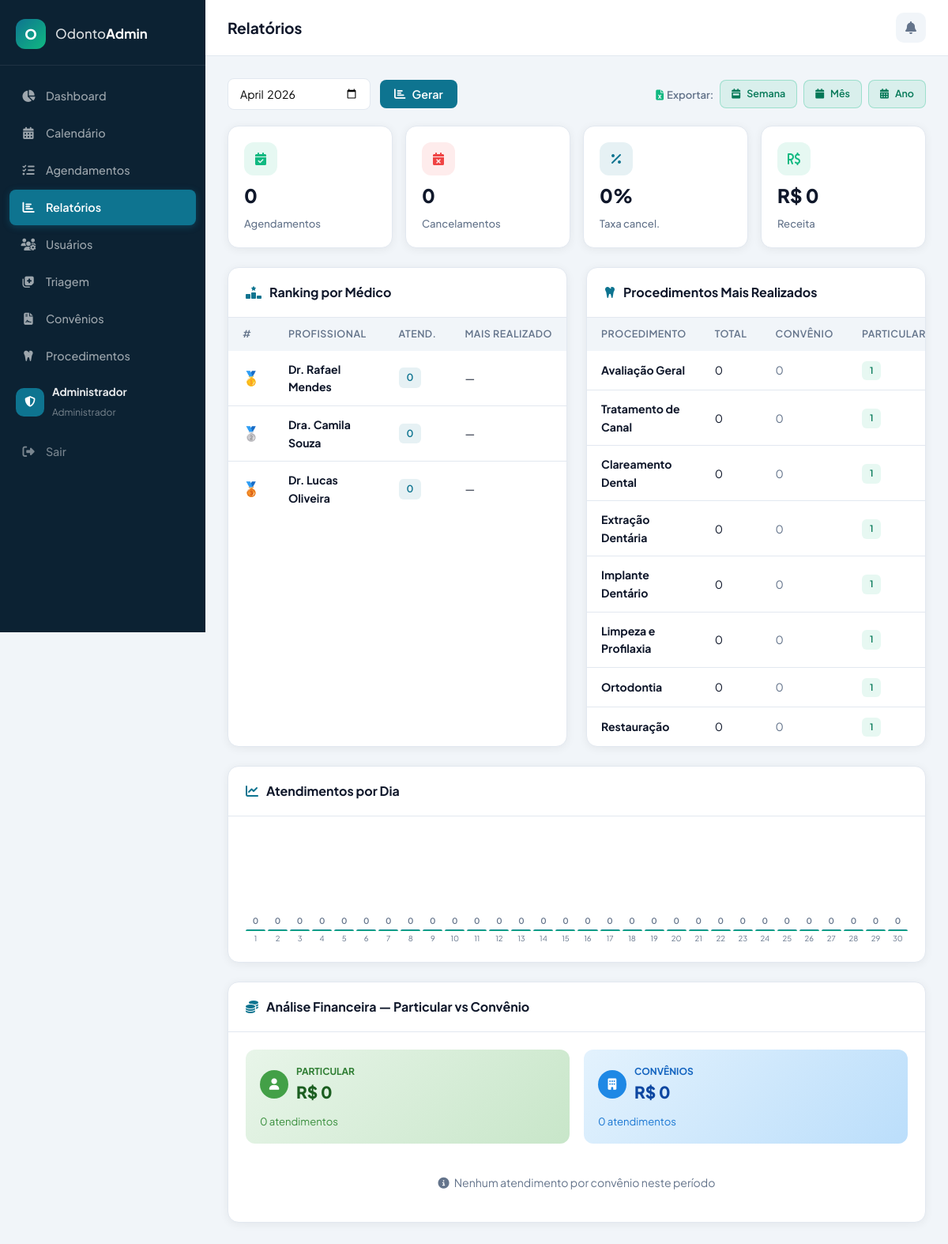
Page /admin/relatorios (signed in) on the committed database.
### tables this page shows
CREATE TABLE profissionais (
            id TEXT PRIMARY KEY,
            nome TEXT NOT NULL,
            cro TEXT NOT NULL,
            foto TEXT,
            bio TEXT,
            ativo INTEGER DEFAULT 1,
            dias TEXT DEFAULT '1,2,3,4,5',
            horario_inicio TEXT DEFAULT '08:00',
            horario_fim TEXT DEFAULT '18:00',
            almoco_inicio TEXT DEFAULT '12:00',
            almoco_fim TEXT DEFAULT '13:00',
            slot_duracao INTEGER DEFAULT 45,
            email TEXT,
            telefone TEXT,
            modo_agenda TEXT DEFAULT 'slots'
        );

CREATE TABLE especialidades (
            id TEXT PRIMARY KEY,
            nome TEXT NOT NULL,
            descricao TEXT,
            icone TEXT DEFAULT 'fa-tooth',
            duracao INTEGER DEFAULT 30,
            preco_min REAL DEFAULT 0,
            preco_max REAL DEFAULT 0,
            requer_pagamento TEXT DEFAULT 'nenhum',
            valor_sinal REAL DEFAULT 0
        );

### app.py (the view)
@app.route("/admin/relatorios")
@admin_required
def admin_relatorios():
    conn = get_db()
    mes_sel = request.args.get("mes", date.today().strftime("%Y-%m"))
    mes_like = mes_sel + "%"
    total = conn.execute(
        "SELECT COUNT(*) FROM agendamentos WHERE data LIKE ? AND status != 'cancelado'", (mes_like,)
    ).fetchone()[0]
    cancelados = conn.execute(
        "SELECT COUNT(*) FROM agendamentos WHERE data LIKE ? AND status='cancelado'", (mes_like,)
    ).fetchone()[0]
    total_geral = total + cancelados
    taxa_cancel = round(cancelados / total_geral * 100) if total_geral > 0 else 0
    receita = conn.execute(
        "SELECT COALESCE(SUM(pagamento_valor),0) FROM agendamentos WHERE data LIKE ? AND status != 'cancelado' AND pagamento_status='pago'", (mes_like,)
    ).fetchone()[0]
    stats = {"total": total, "cancelados": cancelados, "taxa_cancel": taxa_cancel, "receita": receita}
    ranking_medicos = []
    profs = conn.execute("""
        SELECT p.nome, COUNT(a.id) as total
        FROM profissionais p
        LEFT JOIN agendamentos a ON p.id = a.prof_id AND a.data LIKE ? AND a.status != 'cancelado'
        WHERE p.ativo=1 GROUP BY p.id ORDER BY total DESC
    """, (mes_like,)).fetchall()
    for p in profs:
        top = conn.execute("""
            SELECT e.nome FROM agendamentos a
            JOIN especialidades e ON a.esp_id = e.id
            JOIN profissionais pr ON a.prof_id = pr.id
            WHERE pr.nome=? AND a.data LIKE ? AND a.status != 'cancelado'
            GROUP BY e.id ORDER BY COUNT(*) DESC LIMIT 1
        """, (p["nome"], mes_like)).fetchone()
        ranking_medicos.append({"nome": p["nome"], "total": p["total"], "top_proc": top["nome"] if top else None})
    ranking_esp = conn.execute("""
        SELECT e.nome, COUNT(a.id) as total,
               SUM(CASE WHEN a.tipo_atendimento='convenio' THEN 1 ELSE 0 END) as convenio,
               SUM(CASE WHEN a.tipo_atendimento IS NULL OR a.tipo_atendimento='particular' THEN 1 ELSE 0 END) as particular
        FROM especialidades e
        LEFT JOIN agendamentos a ON e.id = a.esp_id AND a.data LIKE ? AND a.status != 'cancelado'
        GROUP BY e.id ORDER BY total DESC
    """, (mes_like,)).fetchall()
    import calendar
    ano, m = int(mes_sel[:4]), int(mes_sel[5:7])
    dias_no_mes = calendar.monthrange(ano, m)[1]
    por_dia = []
    max_dia = 0
    for d in range(1, dias_no_mes + 1):
        ds = f"{mes_sel}-{d:02d}"
        cnt = conn.execute(
            "SELECT COUNT(*) FROM agendamentos WHERE data=? AND status != 'cancelado'", (ds,)
        ).fetchone()[0]
        por_dia.append({"dia": d, "total": cnt})
        if cnt > max_dia:
            max_dia = cnt
    fin_tipo = conn.execute("""
        SELECT COALESCE(tipo_atendimento,'particular') as tipo,
               COUNT(*) as qtd,
               COALESCE(SUM(pagamento_valor),0) as receita
        FROM agendamentos
        WHERE data LIKE ? AND status != 'cancelado'
        GROUP BY tipo
    """, (mes_like,)).fetchall()
    fin_tipo = [dict(r) for r in fin_tipo]
    fin_convenio = conn.execute("""
        SELECT COALESCE(c.nome,'Particular') as convenio,
               COUNT(a.id) as qtd,
               COALESCE(SUM(a.pagamento_valor),0) as receita
        FROM agendamentos a
        LEFT JOIN convenios c ON a.convenio_id = c.id
        WHERE a.data LIKE ? AND a.status != 'cancelado' AND a.tipo_atendimento='convenio'
        GROUP BY c.id
    """, (mes_like,)).fetchall()
    fin_convenio = [dict(r) for r in fin_convenio]
    receita_particular = conn.execute("""
        SELECT COUNT(*) as qtd, COALESCE(SUM(pagamento_valor),0) as receita
        FROM agendamentos
        WHERE data LIKE ? AND status != 'cancelado'
          AND (tipo_atendimento='particular' OR tipo_atendimento IS NULL)
    """, (mes_like,)).fetchone()
    receita_particular = dict(receita_particular)
    conn.close()
    return render_template("admin_relatorios.html",
        mes_sel=mes_sel, stats=stats,
        ranking_medicos=ranking_medicos,
        ranking_esp=[dict(r) for r in ranking_esp],
        por_dia=por_dia, max_dia=max_dia,
        fin_tipo=fin_tipo, fin_convenio=fin_convenio,
        receita_particular=receita_particular,
        hoje_iso=(date.today() - timedelta(days=date.today().weekday())).isoformat(),
        nao_lidas=_admin_nao_lidas(get_db()), user=_admin_user())

### templates/admin_relatorios.html (shortened to what this page needs)
{% extends "base_admin.html" %}
{% block page_title %}Relatórios{% endblock %}
{% block content %}
<div class="adm-filters" style="justify-content:space-between;flex-wrap:wrap;">
    <form method="GET" action="{{ url_for('admin_relatorios') }}" style="display:flex;gap:12px;align-items:center;">
        <input type="month" name="mes" value="{{ mes_sel }}" style="padding:9px 14px;border-radius:var(--adm-radius-sm);border:1.5px solid var(--adm-border);font-size:.88rem;font-family:inherit;">
        <button type="submit" class="adm-btn primary" style="padding:9px 18px;"><i class="fas fa-chart-bar"></i> Gerar</button>
    </form>
    <div style="display:flex;gap:8px;align-items:center;">
        <span style="font-size:.82rem;font-weight:600;color:var(--adm-text-sec);"><i class="fas fa-file-excel" style="color:#10B981;margin-right:4px;"></i>Exportar:</span>
        <a href="{{ url_for('admin_relatorios_excel', periodo='semana', ref=hoje_iso) }}" class="adm-btn" style="font-size:.78rem;padding:7px 14px;background:rgba(16,185,129,.1);color:#047857;border:1.5px solid rgba(16,185,129,.3);">
            <i class="fas fa-calendar-week"></i> Semana
        </a>
        <a href="{{ url_for('admin_relatorios_excel', periodo='mes', ref=mes_sel) }}" class="adm-btn" style="font-size:.78rem;padding:7px 14px;background:rgba(16,185,129,.1);color:#047857;border:1.5px solid rgba(16,185,129,.3);">
            <i class="fas fa-calendar"></i> Mês
        </a>
        <a href="{{ url_for('admin_relatorios_excel', periodo='ano', ref=mes_sel[:4]) }}" class="adm-btn" style="font-size:.78rem;padding:7px 14px;background:rgba(16,185,129,.1);color:#047857;border:1.5px solid rgba(16,185,129,.3);">
            <i class="fas fa-calendar-days"></i> Ano
        </a>
    </div>
</div>
<div class="adm-stats" style="grid-template-columns:repeat(4,1fr);">
    <div class="adm-stat-card">
        <div class="adm-stat-icon st-accent"><i class="fas fa-calendar-check"></i></div>
        <div class="adm-stat-num">{{ stats.total }}</div>
        <div class="adm-stat-label">Agendamentos</div>
    </div>
    <div class="adm-stat-card">
        <div class="adm-stat-icon st-danger"><i class="fas fa-calendar-xmark"></i></div>
        <div class="adm-stat-num">{{ stats.cancelados }}</div>
        <div class="adm-stat-label">Cancelamentos</div>
    </div>
    <div class="adm-stat-card">
        <div class="adm-stat-icon st-primary"><i class="fas fa-percent"></i></div>
        <div class="adm-stat-num">{{ stats.taxa_cancel }}%</div>
        <div class="adm-stat-label">Taxa cancel.</div>
    </div>
    <div class="adm-stat-card">
        <div class="adm-stat-icon st-accent"><i class="fas fa-brazilian-real-sign"></i></div>
        <div class="adm-stat-num">R$ {{ "%.0f"|format(stats.receita) }}</div>
        <div class="adm-stat-label">Receita</div>
    </div>
</div>
<div class="adm-grid-2">
    <div class="adm-card">
        <div class="adm-card-header">
            <h2><i class="fas fa-ranking-star"></i> Ranking por Médico</h2>
        </div>
        <div class="adm-table-wrap">
            <table class="adm-table">
                <thead><tr><th>#</th><th>Profissional</th><th>Atend.</th><th>Mais realizado</th></tr></thead>
                <tbody>
                    {% for m in ranking_medicos %}
                    <tr>
                        <td>
                            {% if loop.index == 1 %}<span style="font-size:1.1rem;">🥇</span>
                            {% elif loop.index == 2 %}<span style="font-size:1.1rem;">🥈</span>
                            {% elif loop.index == 3 %}<span style="font-size:1.1rem;">🥉</span>
                            {% else %}{{ loop.index }}{% endif %}
                        </td>
                        <td><strong>{{ m.nome }}</strong></td>
                        <td><span class="adm-badge bg-primary">{{ m.total }}</span></td>
                        <td>{{ m.top_proc or '—' }}</td>
                    </tr>
                    {% endfor %}
                </tbody>
            </table>
        </div>
    </div>
    <div class="adm-card">
        <div class="adm-card-header">
            <h2><i class="fas fa-tooth"></i> Procedimentos Mais Realizados</h2>
        </div>
        <div class="adm-table-wrap">
            <table class="adm-table">
                <thead><tr><th>Procedimento</th><th>Total</th><th>Convênio</th><th>Particular</th><th></th></tr></thead>
                <tbody>
                    {% if ranking_esp %}
                        {% set totais = ranking_esp|map(attribute='total')|list %}
                        {% set max_e = totais|max if totais else 1 %}
                    {% else %}{% set max_e = 1 %}{% endif %}
                    {% for e in ranking_esp %}
                    <tr>
                        <td><strong>{{ e.nome }}</strong></td>
                        <td>{{ e.total }}</td>
                        <td>{% if e.convenio %}<span class="adm-badge bg-primary" style="font-size:.72rem;">{{ e.convenio }}</span>{% else %}<span style="color:var(--adm-text-sec);">0</span>{% endif %}</td>
                        <td>{% if e.particular %}<span class="adm-badge bg-accent" style="font-size:.72rem;">{{ e.particular }}</span>{% else %}<span style="color:var(--adm-text-sec);">0</span>{% endif %}</td>
                    </tr>
                    {% endfor %}
                </tbody>
            </table>
        </div>
    </div>
</div>
<div class="adm-card">
    <div class="adm-card-header">
        <h2><i class="fas fa-chart-line"></i> Atendimentos por Dia</h2>
    </div>
    <div style="padding:22px;overflow-x:auto;">
        <div style="display:flex;align-items:flex-end;gap:3px;height:140px;min-width:600px;">
            {% for d in por_dia %}
            <div style="flex:1;display:flex;flex-direction:column;align-items:center;gap:2px;">
                <div style="font-size:.65rem;color:var(--adm-text-sec);font-weight:600;">{{ d.total }}</div>
                <div data-height="{{ (d.total / max_dia * 100) if max_dia > 0 else 0 }}" class="day-bar" style="width:100%;border-radius:4px 4px 0 0;background:linear-gradient(180deg,var(--adm-primary),var(--adm-accent));min-height:2px;"></div>
                <div style="font-size:.6rem;color:var(--adm-text-sec);">{{ d.dia }}</div>
            </div>
            {% endfor %}
        </div>
    </div>
</div>
<div class="adm-card">
    <div class="adm-card-header">
        <h2><i class="fas fa-coins"></i> Análise Financeira — Particular vs Convênio</h2>
    </div>
    <div style="padding:22px;">
        <div style="display:grid;grid-template-columns:1fr 1fr;gap:18px;margin-bottom:22px;">
            <div style="background:linear-gradient(135deg,#e8f5e9,#c8e6c9);border-radius:12px;padding:18px;">
                <div style="display:flex;align-items:center;gap:10px;margin-bottom:10px;">
                    <div style="width:36px;height:36px;border-radius:50%;background:#43a047;display:flex;align-items:center;justify-content:center;color:#fff;font-size:.9rem;"><i class="fas fa-user"></i></div>
                    <div>
                        <div style="font-size:.75rem;color:#2e7d32;text-transform:uppercase;font-weight:700;">Particular</div>
                        <div style="font-size:1.3rem;font-weight:800;color:#1b5e20;">R$ {{ "%.0f"|format(receita_particular.receita) }}</div>
                    </div>
                </div>
                <div style="font-size:.82rem;color:#388e3c;">{{ receita_particular.qtd }} atendimento{{ 's' if receita_particular.qtd != 1 else '' }}</div>
            </div>
            <div style="background:linear-gradient(135deg,#e3f2fd,#bbdefb);border-radius:12px;padding:18px;">
                <div style="display:flex;align-items:center;gap:10px;margin-bottom:10px;">
                    <div style="width:36px;height:36px;border-radius:50%;background:#1e88e5;display:flex;align-items:center;justify-content:center;color:#fff;font-size:.9rem;"><i class="fas fa-building"></i></div>
                    <div>
                        <div style="font-size:.75rem;color:#1565c0;text-transform:uppercase;font-weight:700;">Convênios</div>
                        {% set total_conv_receita = fin_convenio|sum(attribute='receita') %}
                        {% set total_conv_qtd = fin_convenio|sum(attribute='qtd') %}
                        <div style="font-size:1.3rem;font-weight:800;color:#0d47a1;">R$ {{ "%.0f"|format(total_conv_receita) }}</div>
                    </div>
                </div>
                <div style="font-size:.82rem;color:#1976d2;">{{ total_conv_qtd }} atendimento{{ 's' if total_conv_qtd != 1 else '' }}</div>
            </div>
        </div>
        {% if fin_convenio %}
        <h3 style="font-size:.9rem;font-weight:700;margin-bottom:12px;color:var(--adm-text);"><i class="fas fa-list" style="margin-right:6px;opacity:.5;"></i>Detalhamento por Convênio</h3>
        <div class="adm-table-wrap">
            <table class="adm-table">
                <thead><tr><th>Convênio</th><th>Atendimentos</th><th>Receita</th><th></th></tr></thead>
                <tbody>
                    {% set max_conv = fin_convenio|map(attribute='qtd')|list|max if fin_convenio else 1 %}
                    {% for c in fin_convenio %}
                    <tr>
                        <td><strong>{{ c.convenio }}</strong></td>
                        <td><span class="adm-badge bg-primary">{{ c.qtd }}</span></td>
                        <td style="font-weight:600;">R$ {{ "%.0f"|format(c.receita) }}</td>
                        <td style="width:30%;"><div class="bar-bg"><div class="bar-fill" data-width="{{ (c.qtd / max_conv * 100) if max_conv > 0 else 0 }}"></div></div></td>
                    </tr>
                    {% endfor %}
                </tbody>
            </table>
        </div>
        {% else %}
        <div style="text-align:center;color:var(--adm-text-sec);padding:16px;font-size:.88rem;">
            <i class="fas fa-info-circle" style="margin-right:6px;"></i>Nenhum atendimento por convênio neste período
        </div>
        {% endif %}
    </div>
</div>
{% endblock %}

### rows in the picture
profissionais: nome "Dr. Rafael Mendes", total "0", top_proc "—"
profissionais: nome "Dra. Camila Souza", total "0", top_proc "—"
profissionais: nome "Dr. Lucas Oliveira", total "0", top_proc "—"
especialidades: nome "Avaliação Geral", total "0", particular "1"
especialidades: nome "Tratamento de Canal", total "0", particular "1"
especialidades: nome "Clareamento Dental", total "0", particular "1"
especialidades: nome "Extração Dentária", total "0", particular "1"
especialidades: nome "Implante Dentário", total "0", particular "1"
especialidades: nome "Limpeza e Profilaxia", total "0", particular "1"
especialidades: nome "Ortodontia", total "0", particular "1"
especialidades: nome "Restauração", total "0", particular "1"

### other values in the picture
{{ user.nome }} "Administrador"
{{ stats.total }} "0"
{{ stats.cancelados }} "0"
{{ stats.taxa_cancel }} "0"
{{ "%.0f"|format(stats.receita) }} "0"
{{ d.total }} "0" "0" "0" "0" "0" "0" "0" "0" "0" "0" "0" "0" "0" "0" "0" "0" "0" "0" "0" "0" "0" "0" "0" "0" "0" "0" "0" "0" "0" "0"
{{ d.dia }} "1" "2" "3" "4" "5" "6" "7" "8" "9" "10" "11" "12" "13" "14" "15" "16" "17" "18" "19" "20" "21" "22" "23" "24" "25" "26" "27" "28" "29" "30"
{{ "%.0f"|format(receita_particular.receita) }} "0"
{{ receita_particular.qtd }} "0"
{{ 's' if receita_particular.qtd != 1 else '' }} "s"
{{ "%.0f"|format(total_conv_receita) }} "0"
{{ total_conv_qtd }} "0"
{{ 's' if total_conv_qtd != 1 else '' }} "s"
